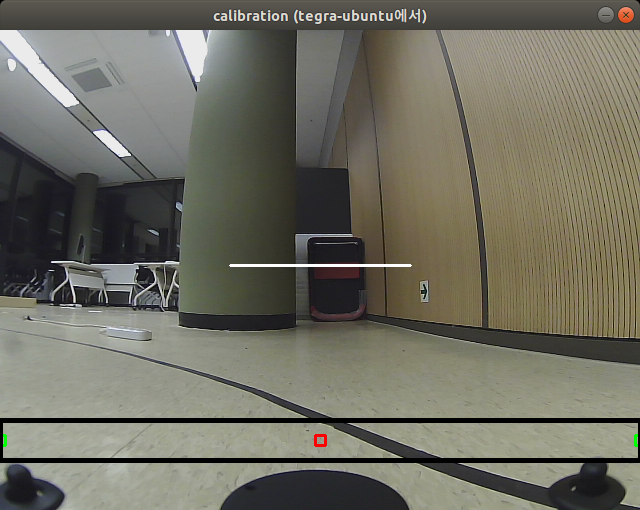
#> input picture src/img/screen1.png, 640 x 510 px, given in place of xycar_track1.mp4, which was not available
$ python video_pid_drive.py
#> lines starting #> are read from the running program, lines starting #| are printed output that depends on the picture; after the words box and inside, x2 and y2 are one past the last pixel; in counts of white or black regions, pixels touching at a corner belong together; long printed decimals are rounded; pictures that were not available may be replaced by others from this repository, and a replacement may not be noted
#> in start, frame is the input picture: shape (510, 640, 3); mean B, G, R 97.8, 110, 111.2
import numpy as np
import cv2, random, math

import sys
import os
import signal

class PID():
  def __init__(self,kp,ki,kd):
    self.kp = kp
    self.ki = ki
    self.kd = kd
    self.p_error = 0.0
    self.i_error = 0.0
    self.d_error = 0.0
    self.angle = 0
    self.past_angle = 0

  def pid_control(self, cte):
    self.d_error = cte-self.p_error
    self.p_error = cte
    self.i_error += cte
    self.past_angle = self.angle
    self.angle = self.kp*self.p_error + self.ki*self.i_error + self.kd*self.d_error

    return self.past_angle, self.angle

image = np.empty(shape=[0])

Width = 640
Height = 480
Offset = 390
Gap = 40
speed = 5
lane_width = 300

''' ㅡㅡㅡㅡㅡㅡㅡㅡㅡ이동 평균 필터ㅡㅡㅡㅡㅡㅡㅡㅡㅡㅡㅡ  '''
# 이동평균 필터 상수
k = 0                               # k번째 수 의미
preAvg = 0                          # 이전의 평균 값
N = 10                             # 슬라이딩 윈도우 크기
c_buf = np.zeros(N + 1)             # 슬라이딩 윈도우

# 이동 평균 필터
def movAvgFilter(pos):
    global k, preAvg, buf, N
    if k == 0:
        buf = pos*np.ones(N + 1)
        k, preAvg = 1, pos

    for i in range(0, N):
        buf[i] = buf[i + 1]

    buf[N] = pos
    avg = preAvg + (pos - buf[0]) / N
    preAvg = avg
    return int(round(avg))

''' ㅡㅡㅡㅡㅡㅡㅡㅡㅡㅡㅡㅡㅡㅡㅡㅡㅡㅡㅡㅡㅡㅡㅡㅡㅡ '''

# draw lines
def draw_lines(img, lines):
    global Offset
    for line in lines:
        x1, y1, x2, y2 = line[0]
        color = (random.randint(0, 255), random.randint(0, 255), random.randint(0, 255))
        img = cv2.line(img, (x1, y1+Offset), (x2, y2+Offset), color, 2)
    return img

# draw rectangle
def draw_rectangle(img, lpos, rpos, offset=0):
    center = (lpos + rpos) // 2

    cv2.rectangle(img, (lpos - 5, 15 + offset),
                       (lpos + 5, 25 + offset),
                       (0, 255, 0), 2)
    cv2.rectangle(img, (rpos - 5, 15 + offset),
                       (rpos + 5, 25 + offset),
                       (0, 255, 0), 2)
    cv2.rectangle(img, (center - 5, 15 + offset),
                       (center + 5, 25 + offset),
                       (0, 255, 0), 2)
    cv2.rectangle(img, (315, 15 + offset),
                       (325, 25 + offset),
                       (0, 0, 255), 2)
    cv2.rectangle(img, (0,offset),
                       (Width,offset+Gap),
			                 (0,0,0), 3)
    return img

# left lines, right lines
def divide_left_right(lines):
    global Width
    low_slope_threshold = 0
    high_slope_threshold = 10

    # calculate slope & filtering with threshold
    slopes = []
    new_lines = []

    for line in lines:
        x1, y1, x2, y2 = line[0]

        if x2 - x1 == 0:
            slope = 0
        else:
            slope = float(y2-y1) / float(x2-x1)

        if abs(slope) > low_slope_threshold and abs(slope) < high_slope_threshold:
            slopes.append(slope)
            new_lines.append(line[0])

    # divide lines left to right
    left_lines = []
    right_lines = []

    for j in range(len(slopes)):
        Line = new_lines[j]
        slope = slopes[j]

        x1, y1, x2, y2 = Line

        if (slope < 0) and (x2 < Width/2 - 90):
            left_lines.append([Line.tolist()])
        elif (slope > 0) and (x1 > Width/2 + 90):
            right_lines.append([Line.tolist()])

    return left_lines, right_lines


# get average m, b of lines
def get_line_params(lines):
    # sum of x, y, m
    x_sum = 0.0
    y_sum = 0.0
    m_sum = 0.0

    size = len(lines)
    if size == 0:
        return 0, 0

    for line in lines:
        x1, y1, x2, y2 = line[0]

        x_sum += x1 + x2
        y_sum += y1 + y2
        m_sum += float(y2 - y1) / float(x2 - x1)

    x_avg = x_sum / (size * 2)
    y_avg = y_sum / (size * 2)
    m = m_sum / size
    b = y_avg - m * x_avg

    return m, b

# get lpos, rpos
def get_line_pos(img, lines, left=False, right=False):
    global Width, Height
    global Offset, Gap

    m, b = get_line_params(lines)

    if m == 0 and b == 0:
        if left:
            pos = 0
        if right:
            pos = Width
    else:
        y = Gap / 2
        pos = (y - b) / m

        b += Offset
        x1 = (Height - b) / float(m)
        x2 = ((Height/2) - b) / float(m)

        cv2.line(img, (int(x1), Height), (int(x2), (Height//2)), (255, 0,0), 3)

    return img, int(pos)

# show image and return lpos, rpos
def process_image(frame):
    global Width
    global Offset, Gap
    rows, cols = frame.shape[0], frame.shape[1]
#> rows = 510; cols = 640

    # gray
    gray = cv2.cvtColor(frame,cv2.COLOR_BGR2GRAY)
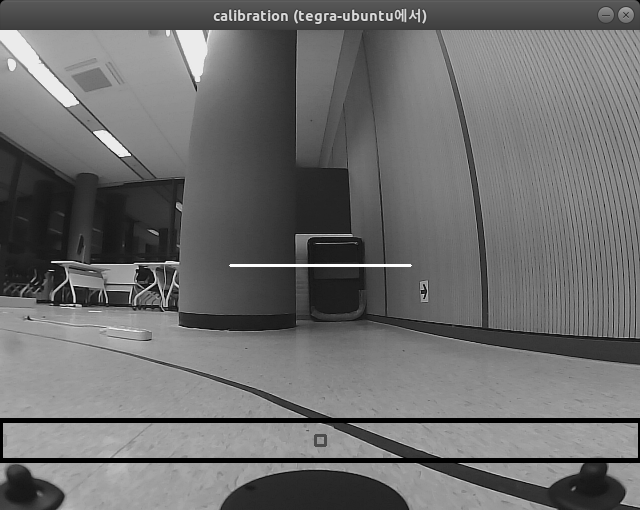
#> gray: shape (510, 640); min 0, max 255, mean 108.9

    # blur
    kernel_size = 5
    blur_gray = cv2.GaussianBlur(gray,(kernel_size, kernel_size), 0)
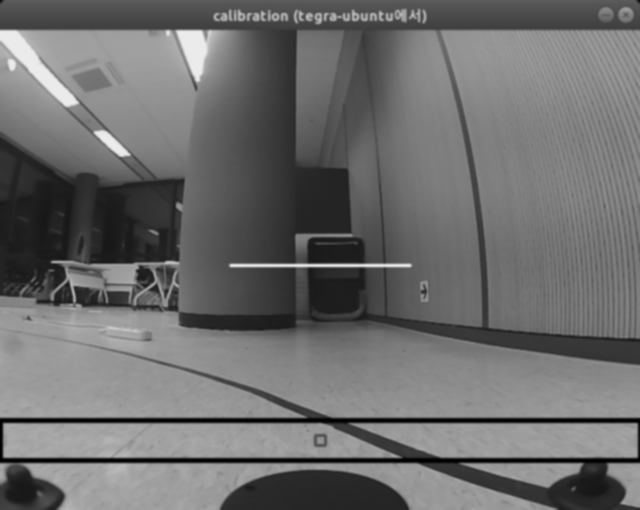
#> blur_gray: shape (510, 640); min 0, max 235, mean 108.9

    # canny edge
    low_threshold = 60
    high_threshold = 70
    edge_img = cv2.Canny(np.uint8(blur_gray), low_threshold, high_threshold)
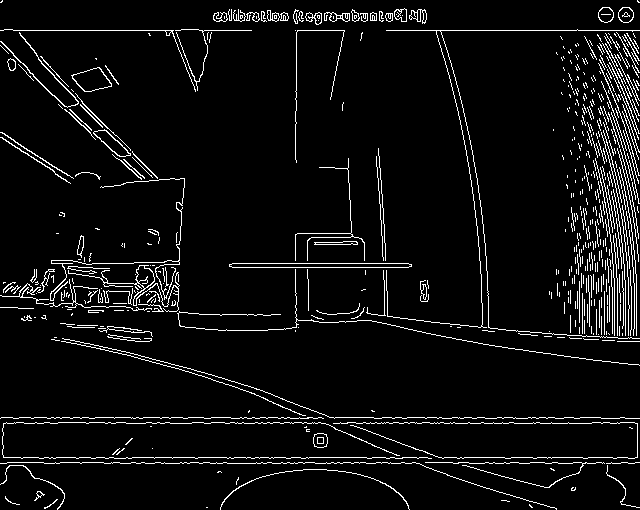
#> edge_img: shape (510, 640); 5.6% white in thin lines or dots

    # HoughLinesP
    roi = edge_img[Offset : Offset+Gap, 0 : Width]
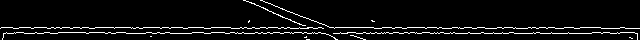
#> roi: shape (40, 640); 5.8% white in thin lines or dots
    all_lines = cv2.HoughLinesP(roi,1,math.pi/180,20,30,10)
#> all_lines = 35 rows, first 6: [407, 27, 424, 27], [514, 33, 532, 33], [580, 27, 600, 27], [601, 28, 619, 28], [569, 33, 591, 33], [89, 32, 104, 32]

    # divide left, right lines
    if all_lines is None:
        return 0, 640
    left_lines, right_lines = divide_left_right(all_lines)
#> the loop in divide_left_right, `for line in lines:` made 35 passes
#> (x1, y1, x2, y2, slope) on passes 1 to 12: (407, 27, 424, 27, 0), (514, 33, 532, 33, 0), (580, 27, 600, 27, 0), (601, 28, 619, 28, 0), (569, 33, 591, 33, 0), (89, 32, 104, 32, 0), (19, 27, 30, 27, 0), (625, 28, 639, 28, 0), (335, 27, 373, 27, 0), (170, 33, 191, 33, 0), (95, 27, 113, 27, 0), (211, 32, 224, 32, 0)
#> after the loop in divide_left_right, `for line in lines:`: new_lines = [[313, 20, 326, 25], [288, 11, 299, 15], [275, 13, 285, 18]]; slopes = [0.385, 0.364, 0.5]
#> the loop in divide_left_right, `for j in range(len(slopes)):` made 3 passes
#> (slope, x1, y1, x2, y2) on passes 1 to 3: (0.385, 313, 20, 326, 25), (0.364, 288, 11, 299, 15), (0.5, 275, 13, 285, 18)
#> after the loop in divide_left_right, `for j in range(len(slopes)):`: left_lines = []
#> left_lines = []; right_lines = []

    # get center of lines
    frame, lpos = get_line_pos(frame, left_lines, left=True)
#> in get_line_params, `size = len(lines)`: size = 0
#> lpos = 0
    frame, rpos = get_line_pos(frame, right_lines, right=True)
#> rpos = 640

    # draw lines
    frame = draw_lines(frame, left_lines)
    frame = draw_lines(frame, right_lines)
    frame = cv2.line(frame, (230, 235), (410, 235), (255,255,255), 2)
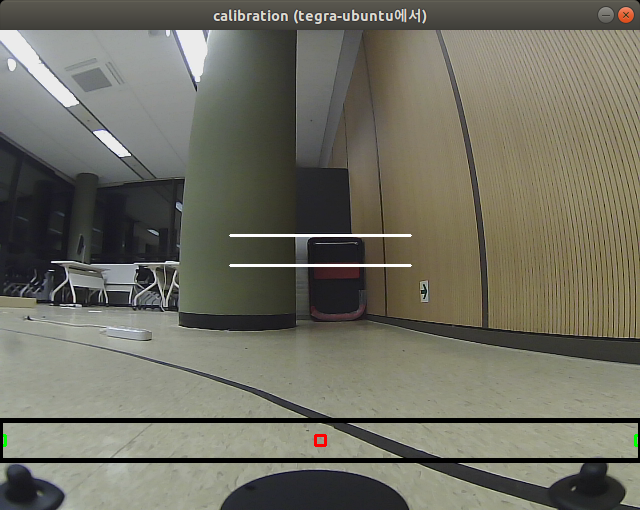
#> frame: shape (510, 640, 3); 0.17% of pixels changed, all inside (x1, y1, x2, y2) = (229, 234, 412, 237)

    # draw rectangle
    frame = draw_rectangle(frame, lpos, rpos, offset=Offset)
#> in draw_rectangle, `center = (lpos + rpos) // 2`: center = 320
#> in draw_rectangle, `cv2.rectangle(img, (rpos - 5, 15 + offset), (rpos + 5, 25 + offset), (..`: img: shape (510, 640, 3); mean B, G, R 98, 110.3, 111.4
#> in draw_rectangle, `cv2.rectangle(img, (center - 5, 15 + offset), (center + 5, 25 + offset..`: img: shape (510, 640, 3); mean B, G, R 98, 110.4, 111.4
#> in draw_rectangle, `cv2.rectangle(img, (315, 15 + offset), (325, 25 + offset), (0, 0, 255)..`: img: shape (510, 640, 3); mean B, G, R 98, 110.3, 111.5
#> in draw_rectangle, `cv2.rectangle(img, (0,offset), (Width,offset+Gap), (0,0,0), 3)`:
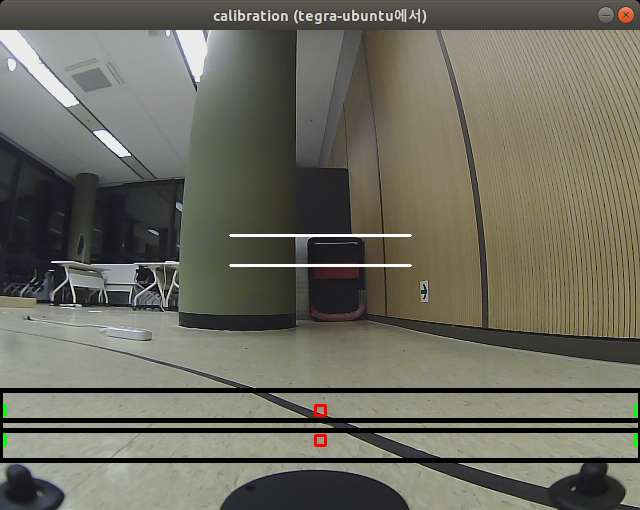
#> img: shape (510, 640, 3); mean B, G, R 95.3, 107.3, 108.5
    #roi2 = cv2.cvtColor(roi, cv2.COLOR_GRAY2BGR)
    #roi2 = draw_rectangle(roi2, lpos, rpos)

    # show image
    #cv2.imshow('calibration', frame)

    return lpos, rpos

def start():
    global image
    global cap
    global Width, Height
    global speed, lane_width

    video = ["./src/video/xycar_track1.mp4","./src/video/road_video1.mp4","./src/video/road_video2.mp4","./src/video/track.avi"]

    cap = cv2.VideoCapture(video[0])

    while True:
        ok,frame = cap.read()
        if not ok : break

        lpos, rpos = process_image(frame)
#> lpos = 0; rpos = 640

        pid = PID(0.1, 0.0001, 0.07) # p i d
        center = (lpos + rpos)/2
#> center = 320
        error = (center - Width/2)
#> error = 0
        past_angle, angle = pid.pid_control(error)
#> past_angle = 0; angle = 0

        # filter 적용
        # lpos, rpos = movAvgFilter(lpos), movAvgFilter(rpos)

        if lpos == 0 and rpos < 640:
          e = rpos - Width/2
          lpos -= e

        elif lpos > 0 and rpos == 640:
          e = Width/2 - lpos
          rpos += e

        elif lpos == 0 and rpos == 640:
          angle = past_angle
          print(past_angle, angle)
#| 0 0

        else:
          pass

        print("--------------\n",past_angle, angle,"\n------------")
#| --------------
#|  0 0
#| ------------
        #print("----------------\nlpos : {}, rpos : {}\nerror : {}".format(lpos, rpos, error), "\n----------------")


#        pid = PID(0.45,0.0005,0.05)
#        speed = pid.pid_control(error)

        angle = movAvgFilter(angle)
#> in movAvgFilter, `buf = pos*np.ones(N + 1)`: buf = [0, 0, 0, 0, 0, 0, 0, 0, 0, 0, 0]
#> in movAvgFilter, `k, preAvg = 1, pos`: k = 1; preAvg = 0
        print("angle : ", angle, "\nspeed : ", speed)
#| angle :  0
#| speed :  5

        cv2.imshow("frame",frame)

        if cv2.waitKey(10) == 27: break
#> (key Esc is pressed here)

if __name__ == '__main__':
    start()

$ run again, on src/img/screen3.png
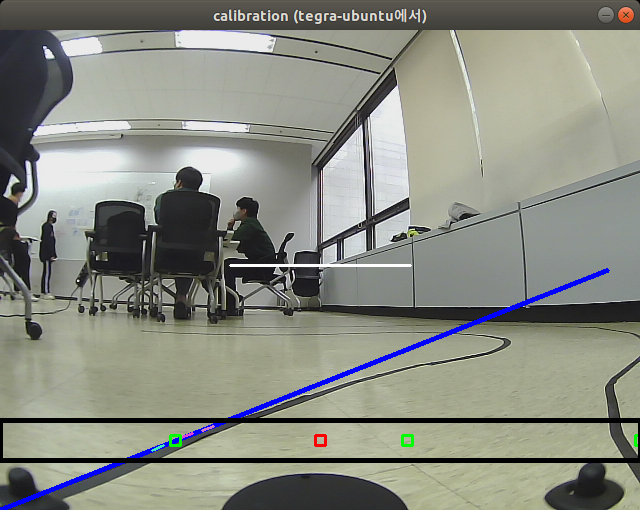
#> input picture src/img/screen3.png, 640 x 510 px, given in place of xycar_track1.mp4, which was not available
#> in start, frame is the input picture: shape (510, 640, 3); mean B, G, R 129.1, 139.1, 136.3
#> in process_image, `edge_img = cv2.Canny(np.uint8(blur_gray), low_threshold, high_threshold)`:
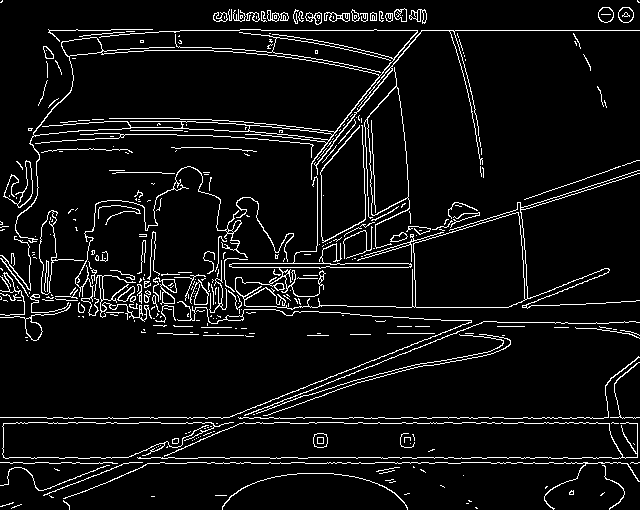
#> edge_img: shape (510, 640); 6.5% white in thin lines or dots
#> roi: shape (40, 640); 6.6% white in thin lines or dots
#> all_lines = 46 rows, first 6: [363, 33, 377, 33], [492, 27, 503, 27], [593, 28, 603, 28], [193, 27, 204, 27], [28, 32, 47, 32], [598, 33, 609, 33]
#> the loop in divide_left_right, `for line in lines:` made 46 passes
#> (x1, y1, x2, y2, slope) on passes 1 to 8: (363, 33, 377, 33, 0), (492, 27, 503, 27, 0), (593, 28, 603, 28, 0), (193, 27, 204, 27, 0), (28, 32, 47, 32, 0), (598, 33, 609, 33, 0), (0, 27, 46, 27, 0), (280, 28, 295, 28, 0)
#> after the loop in divide_left_right, `for line in lines:`: new_lines = [[244, 25, 268, 16], [310, 4, 324, 0], [273, 9, 288, 3], [292, 10, 302, 6], [316, 7, 326, 4], [271, 23, 284, 19], [69, 28, 82, 27], [250, 18, 271, 10], [293, 6, 310, 0], [355, 27, 370, 28]]; slopes = [-0.375, -0.286, -0.4, -0.4, -0.3, -0.308, -0.0769, -0.381, -0.353, 0.0667]
#> the loop in divide_left_right, `for j in range(len(slopes)):` made 10 passes
#> (slope, x1, y1, x2, y2) on passes 1 to 8: (-0.375, 244, 25, 268, 16), (-0.286, 310, 4, 324, 0), (-0.4, 273, 9, 288, 3), (-0.4, 292, 10, 302, 6), (-0.3, 316, 7, 326, 4), (-0.308, 271, 23, 284, 19), (-0.0769, 69, 28, 82, 27), (-0.381, 250, 18, 271, 10)
#> after the loop in divide_left_right, `for j in range(len(slopes)):`: left_lines = [[[69, 28, 82, 27]]]; right_lines = []
#> in process_image, `left_lines, right_lines = divide_left_right(all_lines)`: left_lines = [[[69, 28, 82, 27]]]; right_lines = []
#> size = 1
#> the loop in get_line_params, `for line in lines:` made 1 pass
#> (x1, y1, x2, y2, x_sum, y_sum, m_sum) on pass 1: (69, 28, 82, 27, 151, 55, -0.0769)
#> after the loop in get_line_params, `for line in lines:`: m_sum = -0.0769; x_sum = 151; y_sum = 55
#> x_avg = 75.5
#> y_avg = 27.5
#> in get_line_params, `m = m_sum / size`: m = -0.0769
#> in get_line_params, `b = y_avg - m * x_avg`: b = 33.31
#> in get_line_pos, `m, b = get_line_params(lines)`: m = -0.0769; b = 33.31
#> pos = 173
#> in get_line_pos, `b += Offset`: b = 423.3
#> in get_line_pos, `x1 = (Height - b) / float(m)`: x1 = -737
#> in get_line_pos, `x2 = ((Height/2) - b) / float(m)`: x2 = 2383
#> in process_image, `frame, lpos = get_line_pos(frame, left_lines, left=True)`: lpos = 172
#> in process_image, `frame, rpos = get_line_pos(frame, right_lines, right=True)`: rpos = 640
#> the loop in draw_lines, `for line in lines:` made 1 pass
#> (x1, y1, x2, y2, color) on pass 1: (69, 28, 82, 27, (197, 215, 20))
#> frame: shape (510, 640, 3); mean B, G, R 130.6, 137.9, 135.2
#> in draw_rectangle, `center = (lpos + rpos) // 2`: center = 406
#> in draw_rectangle, `cv2.rectangle(img, (0,offset), (Width,offset+Gap), (0,0,0), 3)`:
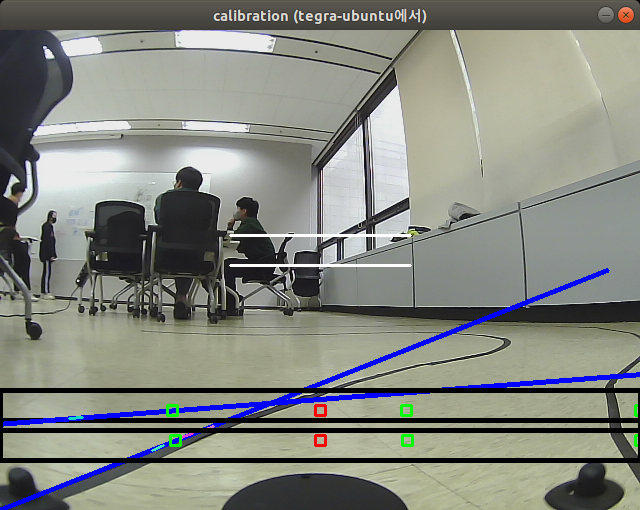
#> img: shape (510, 640, 3); mean B, G, R 127.4, 134.9, 132.1
#> in start, `lpos, rpos = process_image(frame)`: lpos = 172; rpos = 640
#> in start, `center = (lpos + rpos)/2`: center = 406
#> error = 86
#> self.angle = 14.63
#> in start, `past_angle, angle = pid.pid_control(error)`: past_angle = 0; angle = 14.63
#> e = 148
#> in start, `rpos += e`: rpos = 788
#| --------------
#|  0 14.629
#| ------------
#> buf = [14.63, 14.63, 14.63, 14.63, 14.63, 14.63, 14.63, 14.63, 14.63, 14.63, 14.63]
#> k = 1; preAvg = 14.63
#> in start, `angle = movAvgFilter(angle)`: angle = 15
#| angle :  15
#| speed :  5

$ run again, on src/img/screen4.png
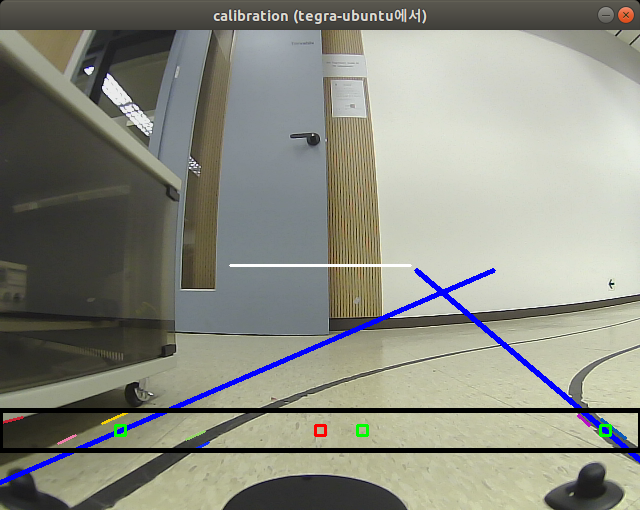
#> input picture src/img/screen4.png, 640 x 510 px, given in place of xycar_track1.mp4, which was not available
#> in start, frame is the input picture: shape (510, 640, 3); mean B, G, R 129.1, 139.7, 138.4
#> in process_image, `edge_img = cv2.Canny(np.uint8(blur_gray), low_threshold, high_threshold)`:
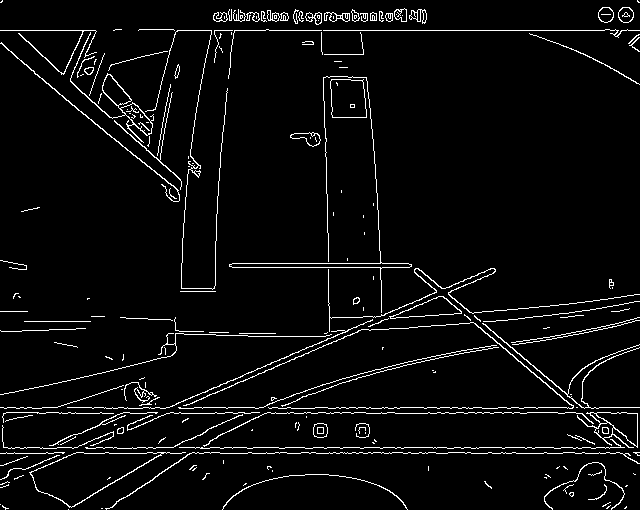
#> edge_img: shape (510, 640); 4.4% white in thin lines or dots
#> roi: shape (40, 640); 9% white in thin lines or dots
#> all_lines = 35 rows, first 6: [67, 17, 91, 17], [102, 23, 113, 23], [565, 22, 575, 22], [482, 18, 497, 18], [395, 23, 427, 23], [599, 17, 639, 17]
#> the loop in divide_left_right, `for line in lines:` made 35 passes
#> (x1, y1, x2, y2, slope) on passes 1 to 8: (67, 17, 91, 17, 0), (102, 23, 113, 23, 0), (565, 22, 575, 22, 0), (482, 18, 497, 18, 0), (395, 23, 427, 23, 0), (599, 17, 639, 17, 0), (6, 22, 38, 22, 0), (203, 17, 225, 17, 0)
#> after the loop in divide_left_right, `for line in lines:`: new_lines = [[138, 30, 151, 25], [437, 18, 449, 17], [155, 28, 165, 24], [555, 2, 569, 13], [296, 10, 309, 4], [209, 38, 222, 33]]; slopes = [-0.385, -0.0833, -0.4, 0.786, -0.462, -0.385]
#> the loop in divide_left_right, `for j in range(len(slopes)):` made 6 passes
#> (slope, x1, y1, x2, y2) on passes 1 to 6: (-0.385, 138, 30, 151, 25), (-0.0833, 437, 18, 449, 17), (-0.4, 155, 28, 165, 24), (0.786, 555, 2, 569, 13), (-0.462, 296, 10, 309, 4), (-0.385, 209, 38, 222, 33)
#> after the loop in divide_left_right, `for j in range(len(slopes)):`: left_lines = [[[138, 30, 151, 25]], [[155, 28, 165, 24]], [[209, 38, 222, 33]]]; right_lines = [[[555, 2, 569, 13]]]
#> size = 3
#> the loop in get_line_params, `for line in lines:` made 3 passes
#> (x1, y1, x2, y2, x_sum, y_sum, m_sum) on passes 1 to 3: (138, 30, 151, 25, 289, 55, -0.385), (155, 28, 165, 24, 609, 107, -0.785), (209, 38, 222, 33, 1040, 178, -1.17)
#> after the loop in get_line_params, `for line in lines:`: m_sum = -1.17; x_sum = 1040; y_sum = 178
#> x_avg = 173.3
#> y_avg = 29.67
#> in get_line_params, `m = m_sum / size`: m = -0.39
#> in get_line_params, `b = y_avg - m * x_avg`: b = 97.22
#> in get_line_pos, `m, b = get_line_params(lines)`: m = -0.39; b = 97.22
#> pos = 198.1
#> in get_line_pos, `b += Offset`: b = 487.2
#> in get_line_pos, `x1 = (Height - b) / float(m)`: x1 = 18.53
#> in get_line_pos, `x2 = ((Height/2) - b) / float(m)`: x2 = 634.3
#> in process_image, `frame, lpos = get_line_pos(frame, left_lines, left=True)`: lpos = 198
#> the loop in get_line_params (call 2), `for line in lines:` made 1 pass
#> (x1, y1, x2, y2, x_sum, y_sum, m_sum) on pass 1: (555, 2, 569, 13, 1124, 15, 0.786)
#> in process_image, `frame, rpos = get_line_pos(frame, right_lines, right=True)`: rpos = 577
#> the loop in draw_lines, `for line in lines:` made 3 passes
#> (x1, y1, x2, y2, color) on passes 1 to 3: (138, 30, 151, 25, (197, 215, 20)), (155, 28, 165, 24, (132, 248, 207)), (209, 38, 222, 33, (155, 244, 183))
#> the loop in draw_lines (call 2), `for line in lines:` made 1 pass
#> (x1, y1, x2, y2, color) on pass 1: (555, 2, 569, 13, (111, 71, 144))
#> frame: shape (510, 640, 3); mean B, G, R 131, 137.5, 136.3
#> in draw_rectangle, `center = (lpos + rpos) // 2`: center = 387
#> in draw_rectangle, `cv2.rectangle(img, (0,offset), (Width,offset+Gap), (0,0,0), 3)`:
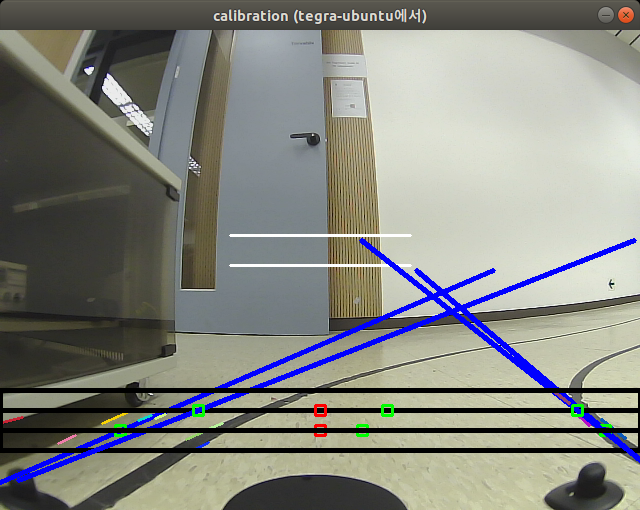
#> img: shape (510, 640, 3); mean B, G, R 128, 134.6, 133.2
#> in start, `lpos, rpos = process_image(frame)`: lpos = 198; rpos = 577
#> in start, `center = (lpos + rpos)/2`: center = 387.5
#> error = 67.5
#> self.angle = 11.48
#> in start, `past_angle, angle = pid.pid_control(error)`: past_angle = 0; angle = 11.48
#| --------------
#|  0 11.482
#| ------------
#> buf = [11.48, 11.48, 11.48, 11.48, 11.48, 11.48, 11.48, 11.48, 11.48, 11.48, 11.48]
#> k = 1; preAvg = 11.48
#> in start, `angle = movAvgFilter(angle)`: angle = 11
#| angle :  11
#| speed :  5
